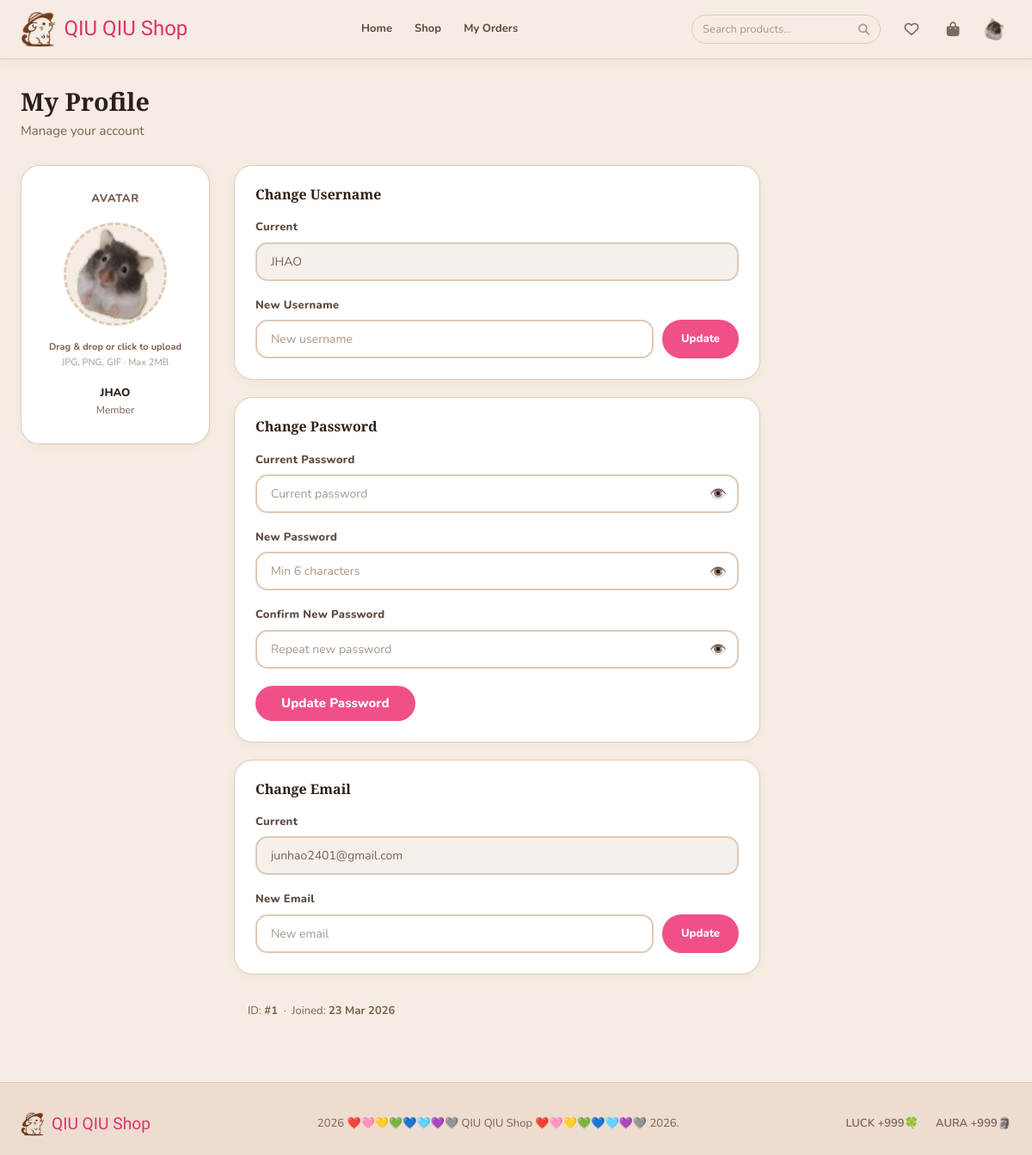
The page /system/profile.php (signed in) on the database its author committed.
### tables this page shows
CREATE TABLE `users` (
  `id` int(11) NOT NULL,
  `username` varchar(50) NOT NULL,
  `email` varchar(100) NOT NULL,
  `password` varchar(255) NOT NULL,
  `is_locked` tinyint(1) DEFAULT 0,
  `remember_token` varchar(64) DEFAULT NULL,
  `profile_pic` varchar(255) DEFAULT NULL,
  `created_at` timestamp NOT NULL DEFAULT current_timestamp()
);

### function/user_fn.php (called while the page is built, shortened)
<?php
function e(string $s): string {
    return htmlspecialchars($s, ENT_QUOTES, 'UTF-8');
}
function isAdmin(): bool {
    return isset($_SESSION['role']) && $_SESSION['role'] === 'admin';
}

### system/profile.php (the view, shortened to what this page needs)
<?php
require_once ROOT . '/function/user_fn.php';
$isAdm      = isAdmin();
if ($isAdm) {
    $s = $pdo->prepare("SELECT id, username, profile_pic, created_at FROM admin WHERE id = :id");
} else {
    $s = $pdo->prepare("SELECT id, username, email, profile_pic, created_at FROM users WHERE id = :id");
}
$s->execute([':id' => $_SESSION['user_id']]);
$profile = $s->fetch();
$avatarPath = '';
if (!empty($profile['profile_pic'])) {
    $subfolder  = $isAdm ? 'admin/' : 'profile/';
    $avatarPath = '/image/' . $subfolder . $profile['profile_pic'];
}
require ROOT . '/system/header.php';
?>
<?php if ($isAdm): ?>
<main class="admin-wrap"><div class="container">
<?php else: ?>
<main class="admin-wrap"><div class="container">
<?php endif; ?>
  <div class="admin-page-header">
    <div>
      <h1><?= $isAdm ? 'Admin Profile' : 'My Profile' ?></h1>
      <p class="text-muted">Manage your account</p>
    </div>
  </div>
  <div style="display:grid;grid-template-columns:220px 1fr;gap:28px;max-width:860px;align-items:start">
    <div class="card" style="padding:28px;text-align:center">
      <p style="font-size:13px;font-weight:800;color:var(--text-muted);margin-bottom:16px;text-transform:uppercase;letter-spacing:.5px">Avatar</p>
      <form method="POST" enctype="multipart/form-data" id="avatarForm">
        <div class="avatar-upload-zone" id="avatarZone">
          <?php if ($avatarPath): ?>
          <img src="<?= e($avatarPath) ?>" alt="avatar" id="avatarPreview">
          <?php else: ?>
          <div class="avatar-placeholder" id="avatarPlaceholder">👤</div>
          <?php endif; ?>
        </div>
        <p class="avatar-hint">Drag & drop or click to upload</p>
        <p style="font-size:11px;color:var(--gray-400);margin-bottom:16px">JPG, PNG, GIF · Max 2MB</p>
      </form>
      <p style="margin-top:16px;font-size:13px;font-weight:800;color:var(--text)">
        <?= e($profile['username']) ?>
      </p>
      <p style="font-size:12px;color:var(--text-muted)">
        <?= $isAdm ? 'Administrator' : 'Member' ?>
      </p>
    </div>
    <div style="display:flex;flex-direction:column;gap:20px">
      <div class="card" style="padding:24px">
        <h3 style="margin-bottom:18px;font-size:1rem">Change Username</h3>
        <form method="POST">
          <div class="form-group">
            <label class="form-label">Current</label>
            <input type="text" class="form-control" value="<?= e($profile['username']) ?>" disabled
                   style="background:var(--gray-100);color:var(--text-muted)">
          </div>
          <div class="form-group" style="margin-bottom:0">
            <label class="form-label">New Username</label>
            <div style="display:flex;gap:10px">
              <input type="text" name="username" class="form-control"
                     placeholder="New username" required minlength="3" maxlength="50">
              <button type="submit" class="btn btn-primary btn-sm" style="white-space:nowrap">Update</button>
            </div>
          </div>
        </form>
      </div>
      <div class="card" style="padding:24px">
        <h3 style="margin-bottom:18px;font-size:1rem">Change Password</h3>
        <form method="POST">
          <div class="form-group">
            <label class="form-label">Current Password</label>
            <div class="input-wrap">
              <input type="password" name="current_password" class="form-control"
                     placeholder="Current password" required>
              <button type="button" class="input-toggle" tabindex="-1">👁️</button>
            </div>
          </div>
          <div class="form-group">
            <label class="form-label">New Password</label>
            <div class="input-wrap">
              <input type="password" name="new_password" class="form-control"
                     placeholder="Min 6 characters" required minlength="6">
              <button type="button" class="input-toggle" tabindex="-1">👁️</button>
            </div>
          </div>
          <div class="form-group" style="margin-bottom:0">
            <label class="form-label">Confirm New Password</label>
            <div class="input-wrap">
              <input type="password" name="confirm_password" class="form-control"
                     placeholder="Repeat new password" required>
              <button type="button" class="input-toggle" tabindex="-1">👁️</button>
            </div>
          </div>
          <button type="submit" class="btn btn-primary mt-3">Update Password</button>
        </form>
      </div>
      <?php if (!$isAdm): ?>
      <div class="card" style="padding:24px">
        <h3 style="margin-bottom:18px;font-size:1rem">Change Email</h3>
        <form method="POST">
          <div class="form-group">
            <label class="form-label">Current</label>
            <input type="email" class="form-control" value="<?= e($profile['email'] ?? '') ?>" disabled
                   style="background:var(--gray-100);color:var(--text-muted)">
          </div>
          <div class="form-group" style="margin-bottom:0">
            <label class="form-label">New Email</label>
            <div style="display:flex;gap:10px">
              <input type="email" name="email" class="form-control" placeholder="New email" required>
              <button type="submit" class="btn btn-primary btn-sm" style="white-space:nowrap">Update</button>
            </div>
          </div>
        </form>
      </div>
      <?php endif; ?>
      <div style="padding:12px 16px;background:var(--cream);border-radius:var(--r-md);font-size:13px;color:var(--text-muted)">
        ID: <strong>#<?= $profile['id'] ?></strong>
        &nbsp;·&nbsp;
        Joined: <strong><?= date('d M Y', strtotime($profile['created_at'])) ?></strong>
      </div>
    </div>
  </div>
<?php if ($isAdm): ?>
</div></main>
<?php else: ?>
</div></main>
<?php endif; ?>
<?php
require ROOT . '/system/footer.php';
?>

### css/index.css (style rules this page uses)
:root { --cream: #f5ede3; --cream-dark: #edddd0; --cream-border:#dfc9b8; --pink-50: #fef1f5; --pink-100: #fdd9e6; --pink-200: #fbb3cc; --pink-300: #f780a8; --pink-400: #f0508a; --pink-500: #e0306e; --pink-600: #c01f57; --lav-light: #f5f0ff; --lav-mid: #d8b4fe; --lav-dark: #7c3aed; --mint: #f0fdf4; --mint-mid: #bbf7d0; --mint-dark: #16a34a; --white: #ffffff; --gray-100: #f5f0eb; --gray-200: #e8ddd5; --gray-300: #d4c5b8; --gray-400: #a8978a; --gray-500: #7a6a60; --gray-600: #5a4a40; --gray-800: #2d1f18; --bg: #f0e4d7; --surface: var(--white); --border: var(--cream-border); --text: #2d1f18; --text-muted: #7a6050; --shadow-sm: 0 2px 12px rgba(180,100,80,.08); --shadow-md: 0 6px 28px rgba(180,100,80,.13); --shadow-lg: 0 16px 56px rgba(180,100,80,.18); --r-sm: 8px; --r-md: 14px; --r-lg: 22px; --r-xl: 32px; --r-pill: 999px; --font-body: 'Nunito', sans-serif; --font-display: 'Playfair Display', serif; --font-cute: 'Bubblegum Sans', cursive; }
*, *::before, *::after { box-sizing: border-box; margin: 0; padding: 0; }
html { scroll-behavior: smooth; }
body { font-family: var(--font-body); font-size: 15px; line-height: 1.65; color: var(--text); background: var(--cream); min-height: 100vh; display: flex; flex-direction: column; }
img { max-width: 100%; display: block; }
main { flex: 1; }
h1, h2, h3 { font-family: var(--font-display); line-height: 1.2; color: var(--text); }
h1 { font-size: clamp(2rem, 5vw, 3.2rem); }
h3 { font-size: 1.15rem; }
.container { max-width: 1200px; margin: 0 auto; padding: 0 24px; }
.btn { display: inline-flex; align-items: center; justify-content: center; gap: 8px; padding: 11px 28px; border-radius: var(--r-pill); font-family: var(--font-body); font-size: 15px; font-weight: 800; cursor: pointer; border: 2px solid transparent; text-decoration: none; white-space: nowrap; transition: all .22s; line-height: 1; }
.btn-primary { background: var(--pink-400); color: white; border-color: var(--pink-400); }
.btn-sm { padding: 7px 20px; font-size: 13px; }
.form-group { margin-bottom: 18px; }
.form-label { display: block; margin-bottom: 6px; font-size: 13px; font-weight: 800; color: var(--gray-600); letter-spacing: .3px; }
.form-control { width: 100%; padding: 11px 16px; border: 2px solid var(--cream-border); border-radius: var(--r-md); font-family: var(--font-body); font-size: 14px; color: var(--text); background: var(--white); outline: none; transition: border-color .2s, box-shadow .2s; }
.form-control::placeholder { color: var(--gray-400); }
.input-wrap { position: relative; }
.input-wrap .form-control { padding-right: 46px; }
.input-toggle { position: absolute; right: 14px; top: 50%; transform: translateY(-50%); background: none; border: none; cursor: pointer; color: var(--gray-400); font-size: 1rem; padding: 0; }
.card { background: var(--white); border: 1.5px solid var(--cream-border); border-radius: var(--r-lg); box-shadow: var(--shadow-sm); overflow: hidden; }
.text-muted { color: var(--text-muted); }
.mt-3 { margin-top:20px }

### css/admin.css (style rules this page uses)
.admin-wrap { padding: 32px 0 60px; }
.admin-page-header { display: flex; align-items: center; justify-content: space-between; margin-bottom: 28px; flex-wrap: wrap; gap: 12px; }
.admin-page-header h1 { font-size: 1.8rem; margin-bottom: 4px; }
.avatar-upload-zone { width: 120px; height: 120px; border-radius: 50%; border: 3px dashed var(--cream-border); display: flex; flex-direction: column; align-items: center; justify-content: center; cursor: pointer; transition: all .2s; position: relative; overflow: hidden; background: var(--cream); margin: 0 auto 16px; }
.avatar-upload-zone img { width: 100%; height: 100%; object-fit: cover; position: absolute; inset: 0; }
.avatar-hint { font-size: 11px; color: var(--text-muted); margin-top: 6px; font-weight: 700; }

### rows shown on the page
users: profile_pic (picture), username "JHAO", email "junhao2401@gmail.com", id "1", created_at "23 Mar 2026"
